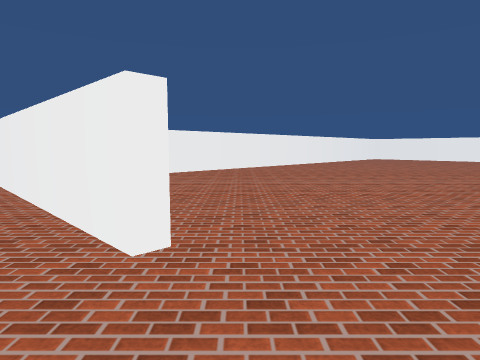
view 1 (above)

24 first-person views from a walk through a Unity game level. The camera is 1.2 m above the floor, tilts 6° down and sees 75° across. The floor is counted in squares, 2 m on a side. Each view is taken from the middle of a square. On the plan, view 1 faces up. The plan holds only what a view shows up to about 9 squares ahead; the rest is blank. The place goes on beyond the plan. The player is left out. Some animated figures are not drawn. Surface patterns are stand-ins for the level's own textures.

view 2
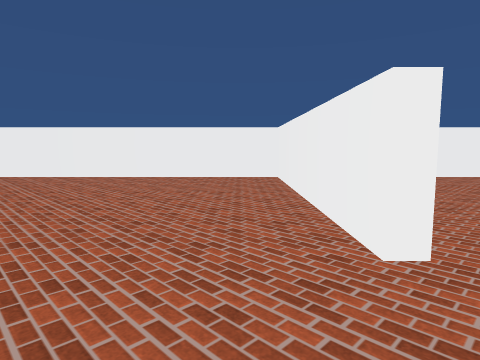

view 3
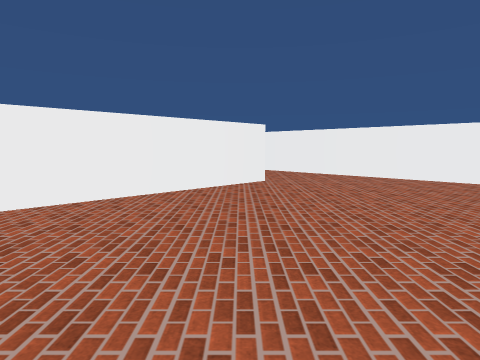

view 4
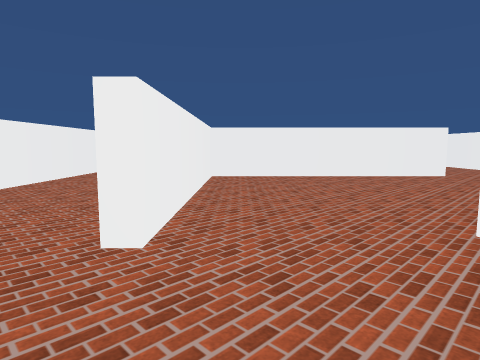

view 5
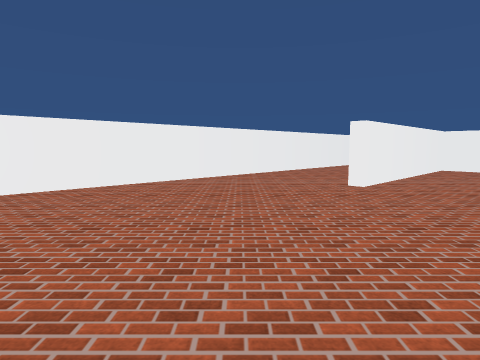

view 6
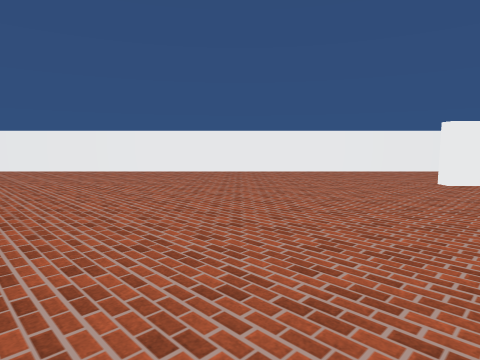

view 7
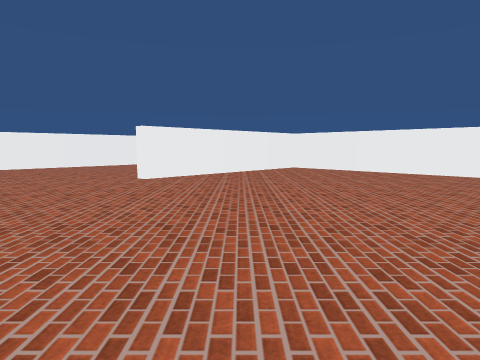

view 8
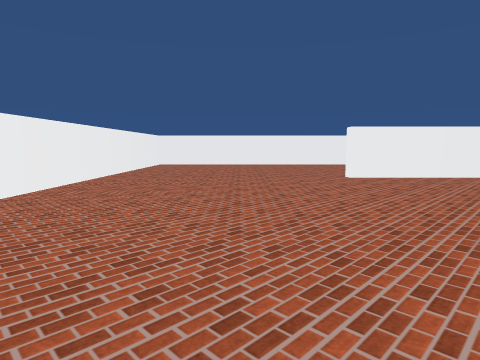

view 9
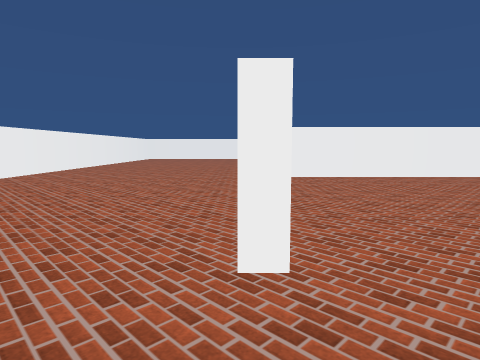

view 10
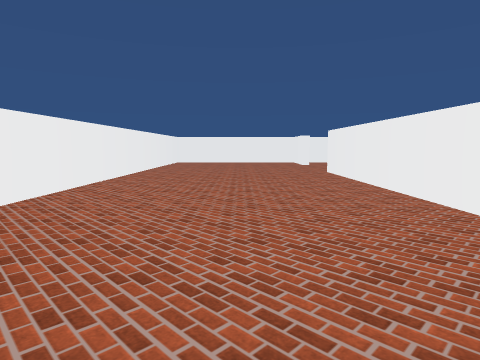

view 11
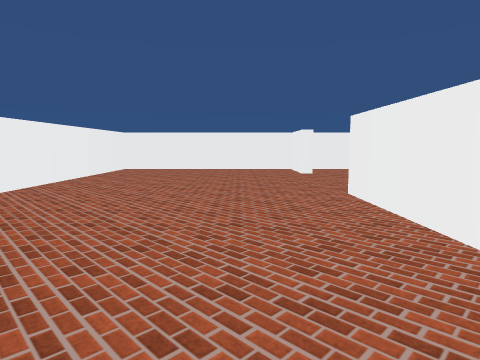

view 12
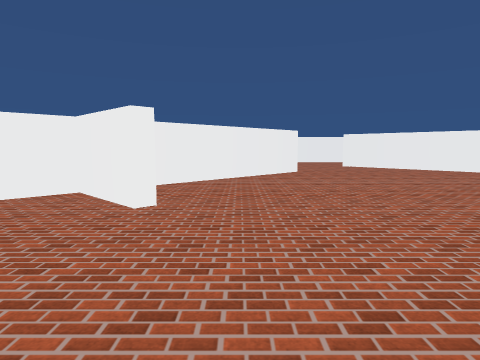

view 13
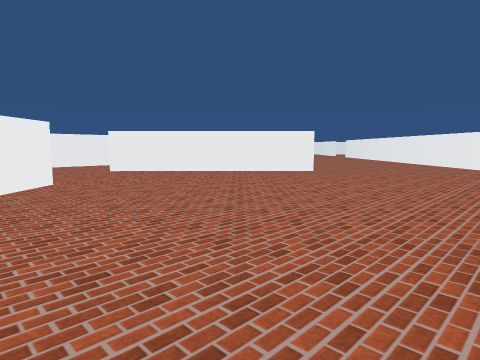

view 14
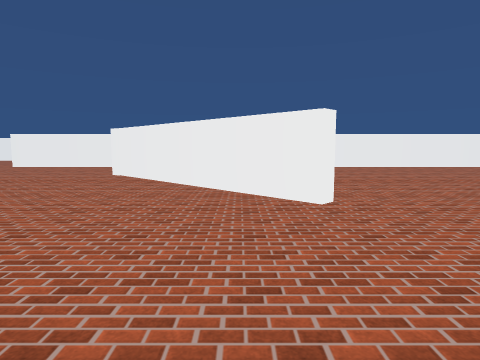

view 15
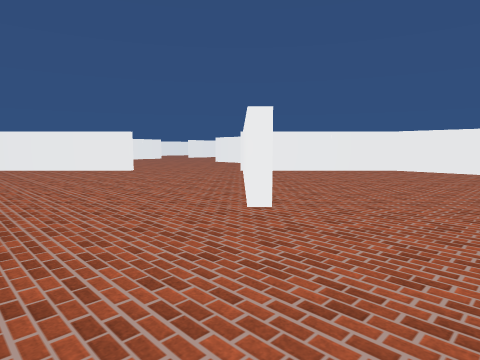

view 16
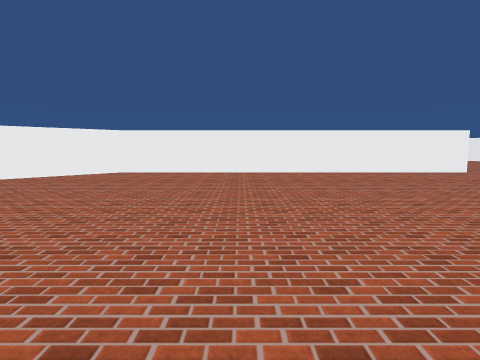

view 17
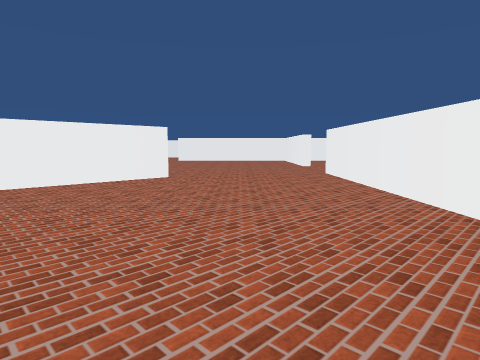

view 18
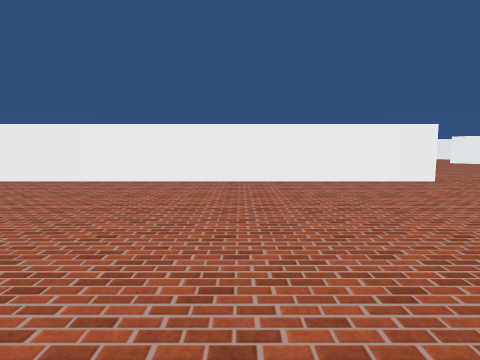

view 19
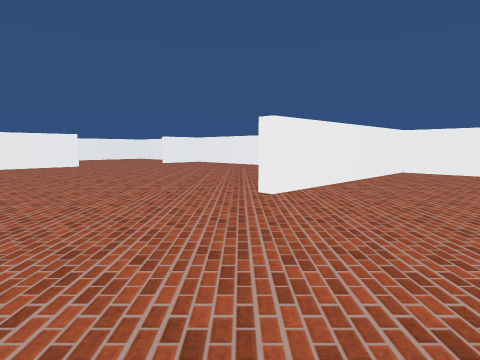

view 20
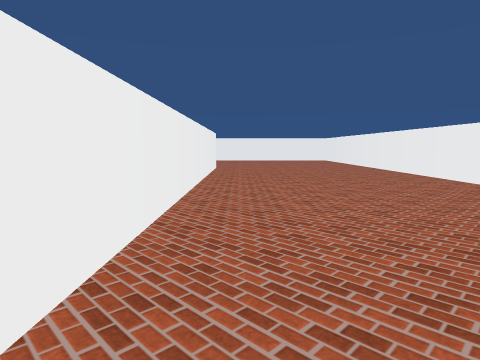

view 21
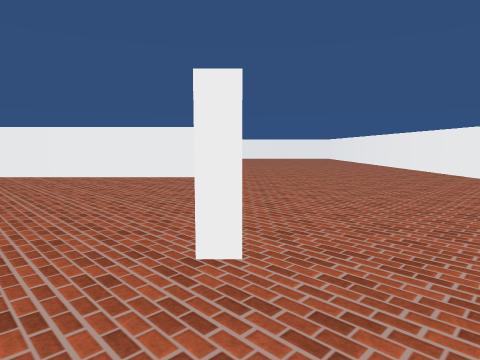

view 22
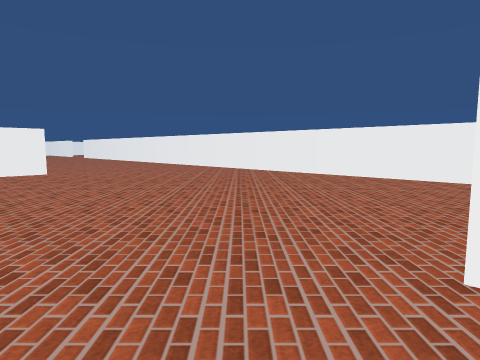

view 23
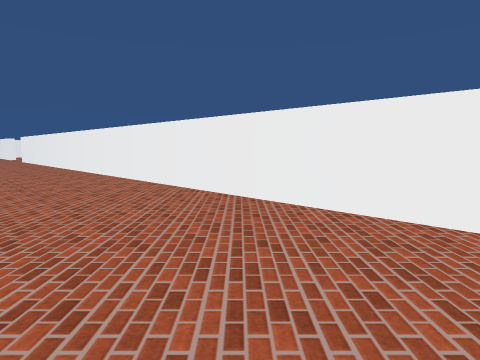

view 24
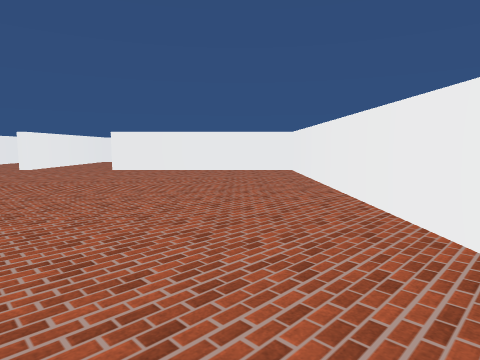

### Floor plan
Points are (right, up) in squares from view 1. A wall is a line through its corners. A room is listed if a view was taken in it or the views show most of it. See-through windows are left out.
Room 1 (views 1, 2, 3)
walls: (-0.5, 1.6) (-3.9, 5) (-6.5, 2.4); (-5.6, 0.5) (-2.2, -3) (1.2, 0.4)
ways out: opening at (0, 1) to room 2; opening at (-5, 1)
Room 2 (views 4, 5, 6, 7, 8, 9, 10, 11, 12, 13, 14, 15, 16, 17, 18, 19, 20, 21, 22, 23, 24)
walls: (8.1, -3.2) (11.1, -6.2); (10, 4.8) (-1.4, -6.6); (13.1, 2.5) (12.2, 3.4); (2.8, -2) (10.2, 5.4) (6.8, 8.8); (7.2, 8.8) (13.9, 2.1); (13.7, -4.5) (16.7, -1.5); (16, 0.1) (17.1, -1.1) (20.4, 2.1) (9.9, 12.6); (3.7, 12.6) (-3.7, 5.2) (-0.4, 1.8); (0.5, -9.4) (8.8, -9.4) (11.4, -6.9) (7.9, -3.4)
ways out: opening at (0, 1) to room 1; opening at (-0.5, -8.5); opening at (2, -2); opening at (12.7, -5)

Positions as (right, up) in squares from view 1, and headings:
1: (0, 0), facing up
2: (0, 0), facing up-left
3: (0, 0), facing left
4: (2, 2), facing down-left
5: (3, 5), facing down
6: (0, 6), facing down-right
7: (1, 7), facing right
8: (1, 6), facing up-right
9: (6, 10), facing down-right
10: (10, 9), facing down-right
11: (12, 6), facing down-right
12: (15, 3), facing down
13: (15, 1), facing down-left
14: (9, 0), facing down
15: (6, -1), facing down-right
16: (6, -2), facing down
17: (4, -4), facing down-left
18: (4, -4), facing down
19: (4, -3), facing right
20: (14, 3), facing up-left
21: (15, 1), facing up-left
22: (15, 1), facing left
23: (10, 1), facing left
24: (3, 10), facing down-left
